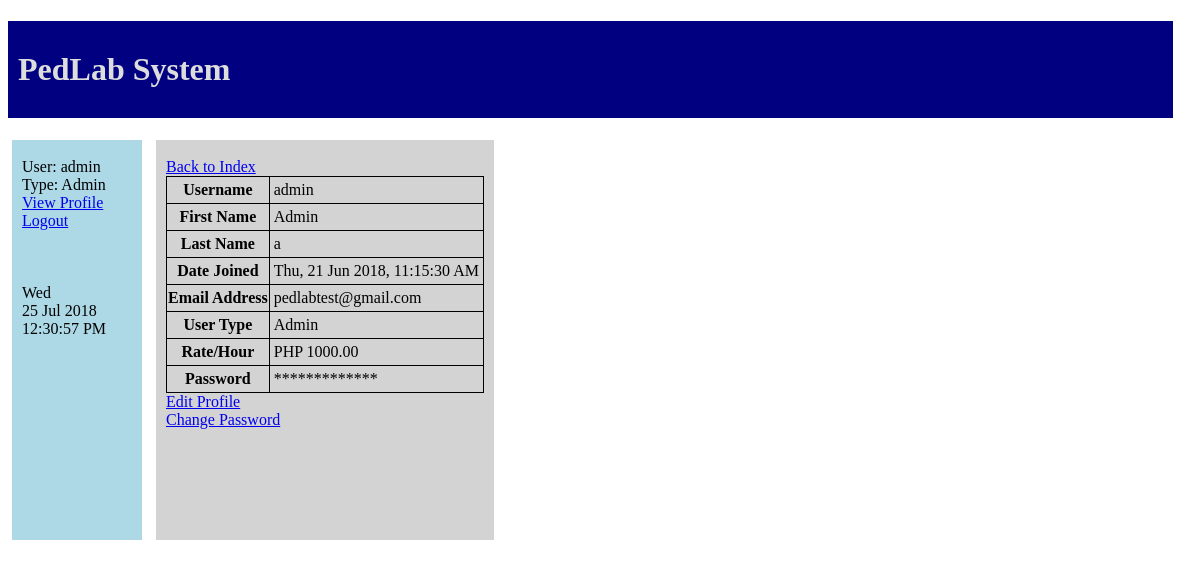
The app's page /timesheet/profile/ (signed in) with its own data.
### timesheet/models.py (models this page shows, shortened)
@python_2_unicode_compatible
class CustomUser(AbstractUser):
    usertype_choices = (
        ('R','RA'),
        ('S','Secretary'),
        ('A','Admin')
    )
    user_type = models.CharField(max_length=1,choices=usertype_choices,default='R')
    rate_per_hour = models.DecimalField(max_digits=7,decimal_places=2,null=True)
    def is_usertype(self):
        return self.get_user_type_display()

### timesheet/views.py (the view)
def view_profile(request):
    current_user = CustomUser.objects.get(username=request.user.username)
    return render(request, 'timesheet/view_profile.html',{'display_user':current_user})

### timesheet/templates/timesheet/view_profile.html (shortened to what this page needs)
{% extends "base_generic.html" %}
{% block content %}
<br>
<a href="{% url 'index' %}">Back to Index</a>
<table>
	<tr>
		<th>
			Username
		</th>
		<td>
			{{display_user.username}}
		</td>
	</tr>
	<tr>
		<th>
			First Name
		</th>
		<td>
			{{display_user.first_name}}
		</td>
	</tr>
	<tr>
		<th>
			Last Name
		</th>
		<td>
			{{display_user.last_name}}
		</td>
	</tr>
	<tr>
		<th>
			Date Joined
		</th>
		<td>
			{{display_user.date_joined|date:"D, j M Y, h:i:s A"}}
		</td>
	</tr>
	<tr>
		<th>
			Email Address
		</th>
		<td>
			{{display_user.email}}
		</td>
	</tr>
	<tr>
		<th>
			User Type
		</th>
		<td>
			{{display_user.is_usertype}}
		</td>
	</tr>
	<tr>
		<th>
			Rate/Hour
		</th>
		<td>
			PHP {{display_user.rate_per_hour}}
		</td>
	</tr>
	<tr>
		<th>
			Password
		</th>
		<td>
			*************
		</td>
	</tr>
</table>
<a href="{% url 'edit_profile' %}">Edit Profile</a><br>
<a href="{% url 'change_password' %}">Change Password</a><br>
{% endblock %}

### timesheet/templates/base_generic.html (shortened to what this page needs)
<!DOCTYPE html>
<html lang="en">
<head>
</head>
<body>
<h1 id="topbar">PedLab System</h1>
<div class="am">
  {% block sidebar %}
<ul class="sidebar-nav">
   <br>
   {% if user.is_authenticated %}
     <li>User: {{ user.get_username }}</li>
     <li>Type: {{ user.is_usertype }}</li>
     <li><a href="{% url 'view_profile' %}">View Profile</a></li>
     <li><a href="{% url 'logout'%}">Logout</a></li>
   {% else %}
     <li><a href="{% url 'login'%}">Login</a></li>
   {% endif %}
   <br>
   <br>
   <br>
   {% now "D"%}<br>
   {% now "j M Y"%}<br>
   {% now "h:i:s A"%}
  </ul>
  {% endblock %}
  <div class="main">
  {% block content %}{% endblock %}
</div>
</div>
</body>
</html>

### timesheet/templates/base_generic.html (style rules this page uses)
table { border-collapse:collapse; }
td { padding:4px; }
#topbar { background-color: navy; padding: 30px; padding-left: 10px; color: #dddddd; display: block; width: 95%; }
.sidebar-nav { display: inline-block; background-color: lightblue; vertical-align: top; list-style: none; padding-left: 10px; width: 120px; height: 400px; }
.main { display: inline-block; background-color: lightgrey; vertical-align: top; min-width: 200px; min-height: 400px; padding-left: 10px; padding-right: 10px; margin-left: 10px; overflow: hidden; height: 100%; }
.am { display: inline-block; vertical-align: top; }
.am:before { content:""; display: inline-block; vertical-align: top; }
ul { margin-top: 0; }
table,th,td { border: 1px solid black; }

### records on screen
CustomUser: get_username "admin", is_usertype "Admin", username "admin", first_name "Admin", last_name "a", date_joined "Thu, 21 Jun 2018, 11:15:30 AM", email "pedlabtest@gmail.com", rate_per_hour "1000.00"
